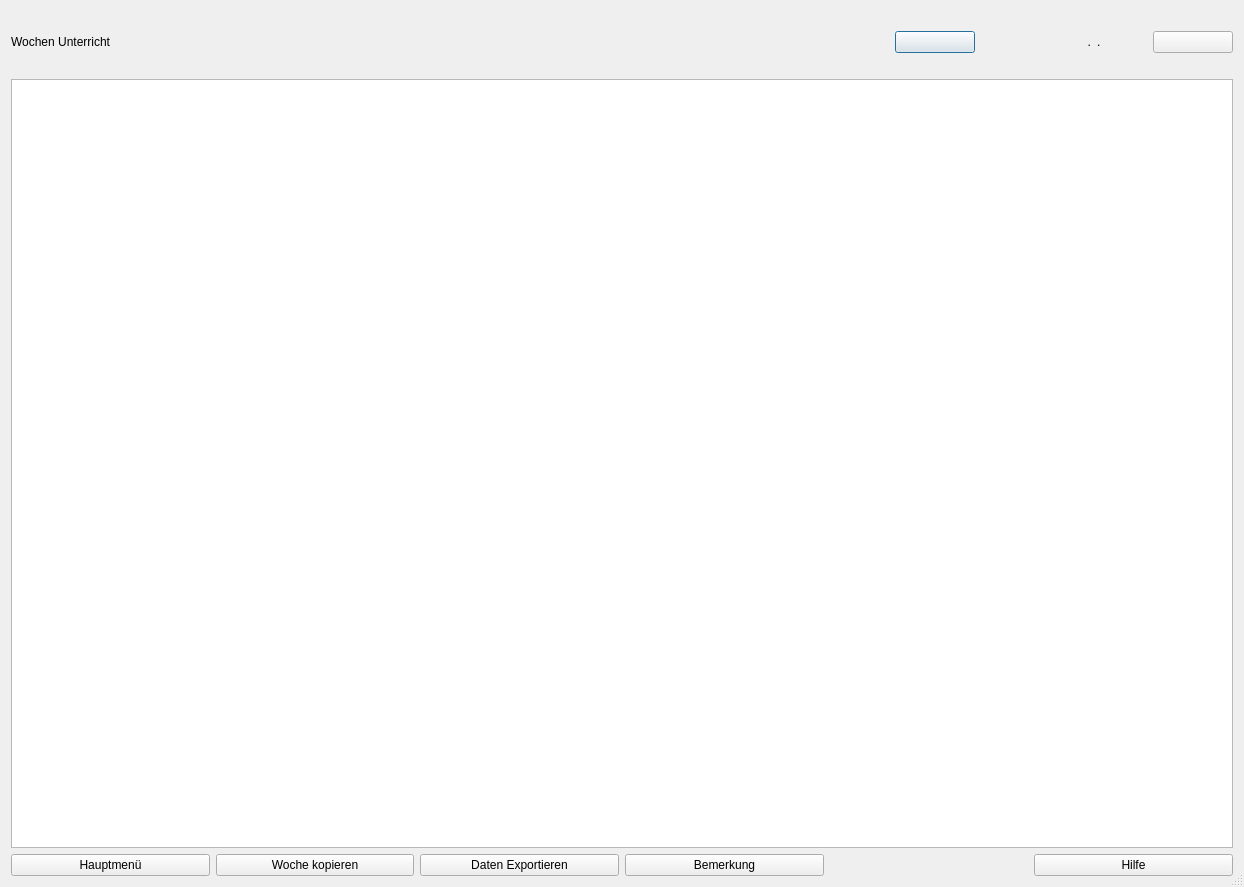
<?xml version="1.0" encoding="UTF-8"?>
<ui version="4.0">
 <class>Wochen_unterricht</class>
 <widget class="QDialog" name="Wochen_unterricht">
  <property name="geometry">
   <rect>
    <x>0</x>
    <y>0</y>
    <width>1244</width>
    <height>887</height>
   </rect>
  </property>
  <property name="windowTitle">
   <string>Wochenplan</string>
  </property>
  <property name="layoutDirection">
   <enum>Qt::LeftToRight</enum>
  </property>
  <property name="sizeGripEnabled">
   <bool>true</bool>
  </property>
  <layout class="QGridLayout" name="gridLayout">
   <item row="0" column="0">
    <widget class="QLabel" name="label_4">
     <property name="text">
      <string/>
     </property>
    </widget>
   </item>
   <item row="1" column="0">
    <widget class="QLabel" name="label">
     <property name="minimumSize">
      <size>
       <width>300</width>
       <height>0</height>
      </size>
     </property>
     <property name="styleSheet">
      <string notr="true">font: 26pt &quot;MS Shell Dlg 2&quot;;</string>
     </property>
     <property name="text">
      <string>Wochen Unterricht</string>
     </property>
    </widget>
   </item>
   <item row="1" column="1">
    <widget class="QLabel" name="label_2">
     <property name="text">
      <string/>
     </property>
    </widget>
   </item>
   <item row="1" column="2">
    <widget class="QPushButton" name="pushButton_befor_KW">
     <property name="maximumSize">
      <size>
       <width>80</width>
       <height>16777215</height>
      </size>
     </property>
     <property name="text">
      <string/>
     </property>
     <property name="icon">
      <iconset>
       <normaloff>../../_Symbole/UsedSymbols/keyboard-left-arrow-button_icon-icons.com_72692.ico</normaloff>../../_Symbole/UsedSymbols/keyboard-left-arrow-button_icon-icons.com_72692.ico</iconset>
     </property>
    </widget>
   </item>
   <item row="1" column="3">
    <widget class="QLabel" name="label_jahr">
     <property name="minimumSize">
      <size>
       <width>110</width>
       <height>0</height>
      </size>
     </property>
     <property name="maximumSize">
      <size>
       <width>110</width>
       <height>16777215</height>
      </size>
     </property>
     <property name="layoutDirection">
      <enum>Qt::LeftToRight</enum>
     </property>
     <property name="styleSheet">
      <string notr="true">font: 26pt &quot;MS Shell Dlg 2&quot;;</string>
     </property>
     <property name="text">
      <string>.</string>
     </property>
     <property name="alignment">
      <set>Qt::AlignRight|Qt::AlignTrailing|Qt::AlignVCenter</set>
     </property>
    </widget>
   </item>
   <item row="1" column="4">
    <widget class="QLabel" name="te_KW">
     <property name="minimumSize">
      <size>
       <width>30</width>
       <height>0</height>
      </size>
     </property>
     <property name="maximumSize">
      <size>
       <width>50</width>
       <height>16777215</height>
      </size>
     </property>
     <property name="layoutDirection">
      <enum>Qt::LeftToRight</enum>
     </property>
     <property name="styleSheet">
      <string notr="true">font: 26pt &quot;MS Shell Dlg 2&quot;;</string>
     </property>
     <property name="text">
      <string>.</string>
     </property>
     <property name="alignment">
      <set>Qt::AlignLeading|Qt::AlignLeft|Qt::AlignVCenter</set>
     </property>
    </widget>
   </item>
   <item row="1" column="5">
    <widget class="QPushButton" name="pushButton_next_KW">
     <property name="maximumSize">
      <size>
       <width>80</width>
       <height>16777215</height>
      </size>
     </property>
     <property name="text">
      <string/>
     </property>
     <property name="icon">
      <iconset>
       <normaloff>../../_Symbole/UsedSymbols/keyboard-right-arrow-button-1_icon-icons.com_72690.ico</normaloff>../../_Symbole/UsedSymbols/keyboard-right-arrow-button-1_icon-icons.com_72690.ico</iconset>
     </property>
    </widget>
   </item>
   <item row="2" column="0" colspan="6">
    <layout class="QVBoxLayout" name="verticalLayout">
     <item>
      <layout class="QHBoxLayout" name="horizontalLayout_2">
       <item>
        <widget class="QLabel" name="label_Montag">
         <property name="text">
          <string/>
         </property>
         <property name="alignment">
          <set>Qt::AlignCenter</set>
         </property>
        </widget>
       </item>
       <item>
        <widget class="QLabel" name="label_Dienstag">
         <property name="text">
          <string/>
         </property>
         <property name="alignment">
          <set>Qt::AlignCenter</set>
         </property>
        </widget>
       </item>
       <item>
        <widget class="QLabel" name="label_Mittwoch">
         <property name="text">
          <string/>
         </property>
         <property name="alignment">
          <set>Qt::AlignCenter</set>
         </property>
        </widget>
       </item>
       <item>
        <widget class="QLabel" name="label_Donnerstag">
         <property name="text">
          <string/>
         </property>
         <property name="alignment">
          <set>Qt::AlignCenter</set>
         </property>
        </widget>
       </item>
       <item>
        <widget class="QLabel" name="label_Freitag">
         <property name="text">
          <string/>
         </property>
         <property name="alignment">
          <set>Qt::AlignCenter</set>
         </property>
        </widget>
       </item>
      </layout>
     </item>
     <item>
      <widget class="QTableWidget" name="tableWidget_Wochen_Plan">
       <property name="sizeIncrement">
        <size>
         <width>0</width>
         <height>0</height>
        </size>
       </property>
       <property name="baseSize">
        <size>
         <width>0</width>
         <height>0</height>
        </size>
       </property>
       <property name="frameShadow">
        <enum>QFrame::Sunken</enum>
       </property>
       <property name="lineWidth">
        <number>1</number>
       </property>
       <property name="sizeAdjustPolicy">
        <enum>QAbstractScrollArea::AdjustIgnored</enum>
       </property>
       <property name="autoScrollMargin">
        <number>16</number>
       </property>
       <property name="editTriggers">
        <set>QAbstractItemView::NoEditTriggers</set>
       </property>
       <property name="showGrid">
        <bool>true</bool>
       </property>
       <property name="gridStyle">
        <enum>Qt::SolidLine</enum>
       </property>
       <property name="sortingEnabled">
        <bool>false</bool>
       </property>
       <property name="rowCount">
        <number>12</number>
       </property>
       <attribute name="verticalHeaderVisible">
        <bool>false</bool>
       </attribute>
       <row/>
       <row/>
       <row/>
       <row/>
       <row/>
       <row/>
       <row/>
       <row/>
       <row/>
       <row/>
       <row/>
       <row/>
      </widget>
     </item>
     <item>
      <layout class="QHBoxLayout" name="horizontalLayout">
       <item>
        <widget class="QPushButton" name="pushButton_hauptmenue">
         <property name="styleSheet">
          <string notr="true">font: 10pt &quot;MS Shell Dlg 2&quot;;</string>
         </property>
         <property name="text">
          <string>Hauptmenü</string>
         </property>
         <property name="icon">
          <iconset>
           <normaloff>../../_Symbole/Icons/computer/log_out.ico</normaloff>../../_Symbole/Icons/computer/log_out.ico</iconset>
         </property>
        </widget>
       </item>
       <item>
        <widget class="QPushButton" name="pushButton_copy">
         <property name="styleSheet">
          <string notr="true">font: 10pt &quot;MS Shell Dlg 2&quot;;</string>
         </property>
         <property name="text">
          <string>Woche kopieren</string>
         </property>
         <property name="icon">
          <iconset>
           <normaloff>../../_Symbole/UsedSymbols/copyblackinterfacesymboloftwopapersheets_79854.ico</normaloff>../../_Symbole/UsedSymbols/copyblackinterfacesymboloftwopapersheets_79854.ico</iconset>
         </property>
        </widget>
       </item>
       <item>
        <widget class="QPushButton" name="pushButton_daten_export">
         <property name="styleSheet">
          <string notr="true">font: 10pt &quot;MS Shell Dlg 2&quot;;</string>
         </property>
         <property name="text">
          <string>Daten Exportieren</string>
         </property>
         <property name="icon">
          <iconset>
           <normaloff>../../_Symbole/UsedSymbols/coordinated_assessment_documents_report_icon_148377.ico</normaloff>../../_Symbole/UsedSymbols/coordinated_assessment_documents_report_icon_148377.ico</iconset>
         </property>
        </widget>
       </item>
       <item>
        <widget class="QPushButton" name="pushButton_Bemerkung">
         <property name="styleSheet">
          <string notr="true">font: 10pt &quot;MS Shell Dlg 2&quot;;</string>
         </property>
         <property name="text">
          <string>Bemerkung</string>
         </property>
         <property name="icon">
          <iconset>
           <normaloff>../../_Symbole/UsedSymbols/add-comment_icon-icons.com_71793.ico</normaloff>../../_Symbole/UsedSymbols/add-comment_icon-icons.com_71793.ico</iconset>
         </property>
        </widget>
       </item>
       <item>
        <widget class="QLabel" name="label_3">
         <property name="text">
          <string/>
         </property>
        </widget>
       </item>
       <item>
        <widget class="QPushButton" name="pushButton_Hilfe">
         <property name="styleSheet">
          <string notr="true">font: 10pt &quot;MS Shell Dlg 2&quot;;</string>
         </property>
         <property name="text">
          <string>Hilfe</string>
         </property>
         <property name="icon">
          <iconset>
           <normaloff>../../_Symbole/UsedSymbols/info_13213.ico</normaloff>../../_Symbole/UsedSymbols/info_13213.ico</iconset>
         </property>
        </widget>
       </item>
      </layout>
     </item>
    </layout>
   </item>
  </layout>
 </widget>
 <resources/>
 <connections/>
</ui>
